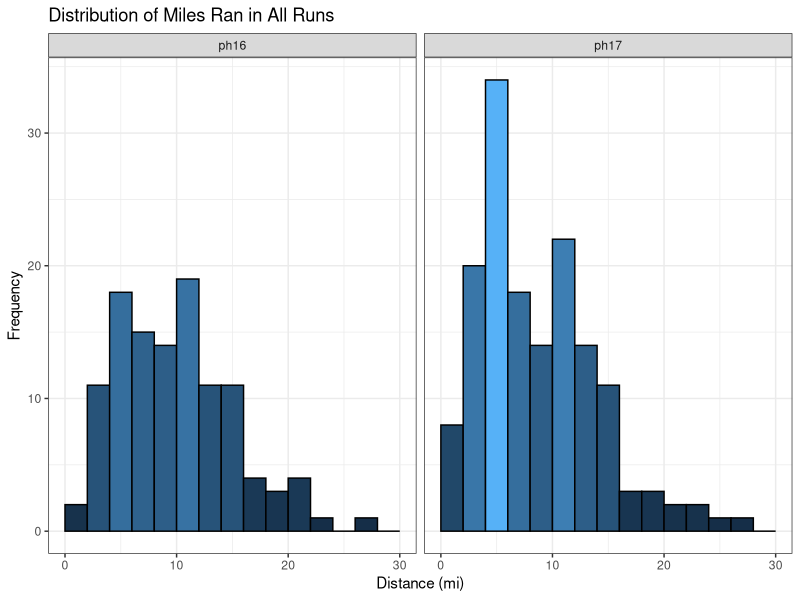
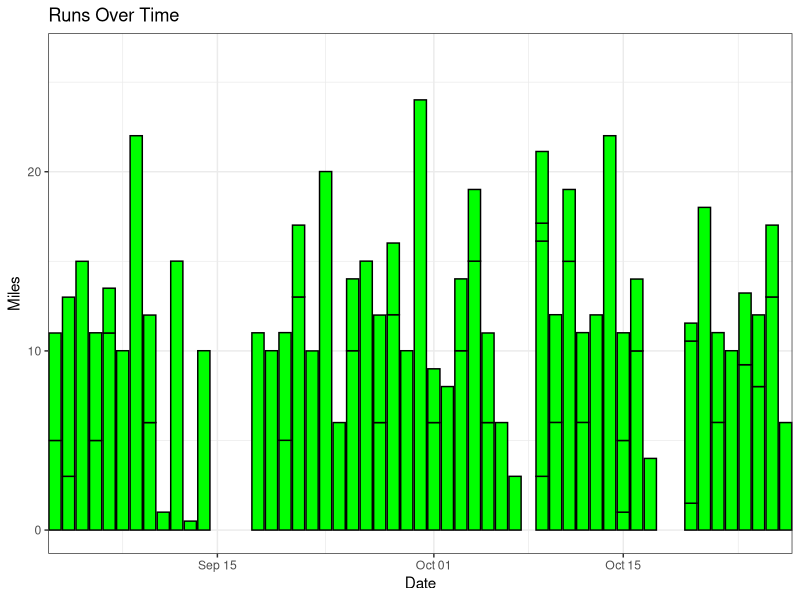
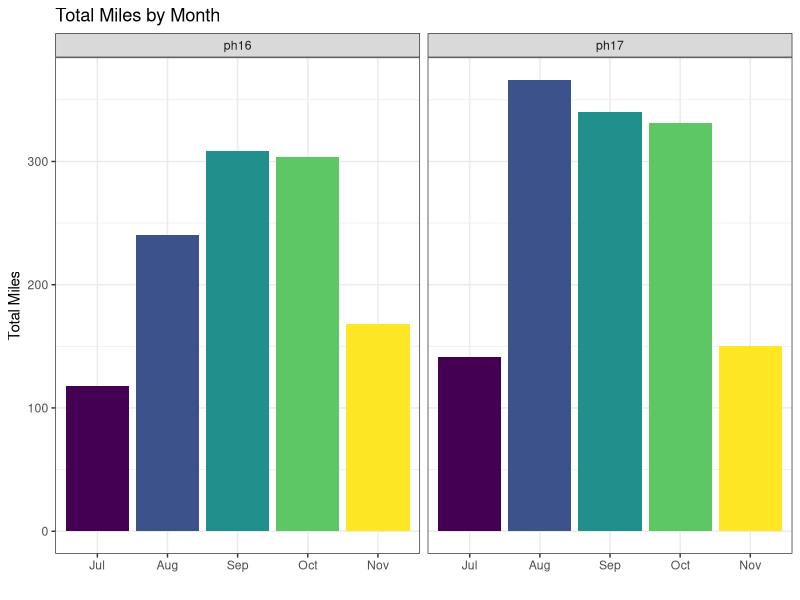
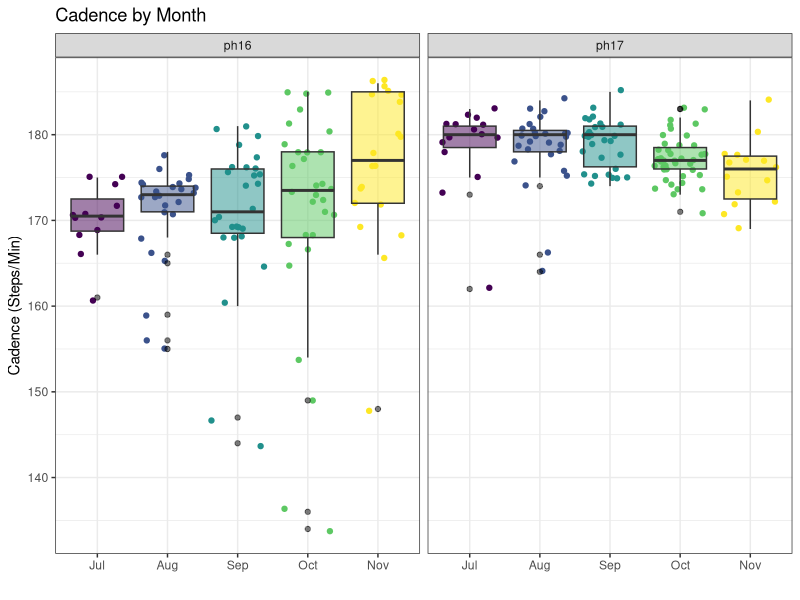
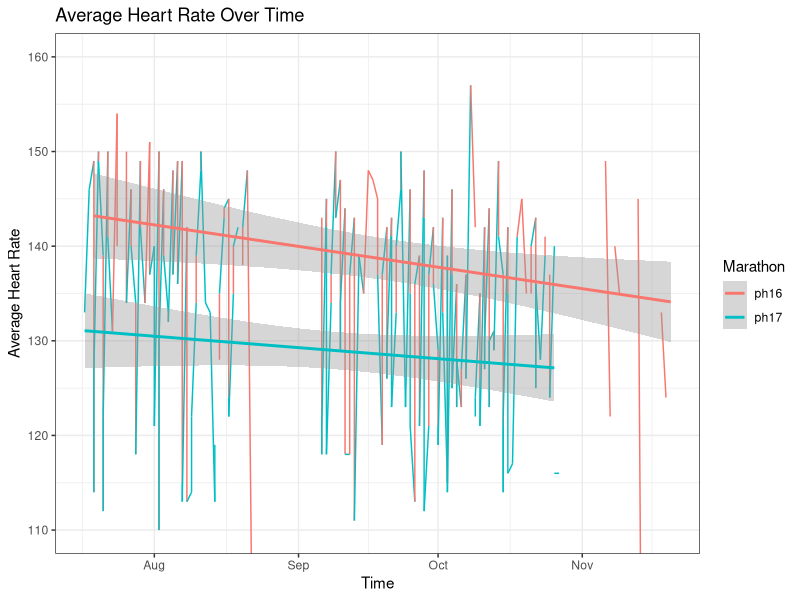
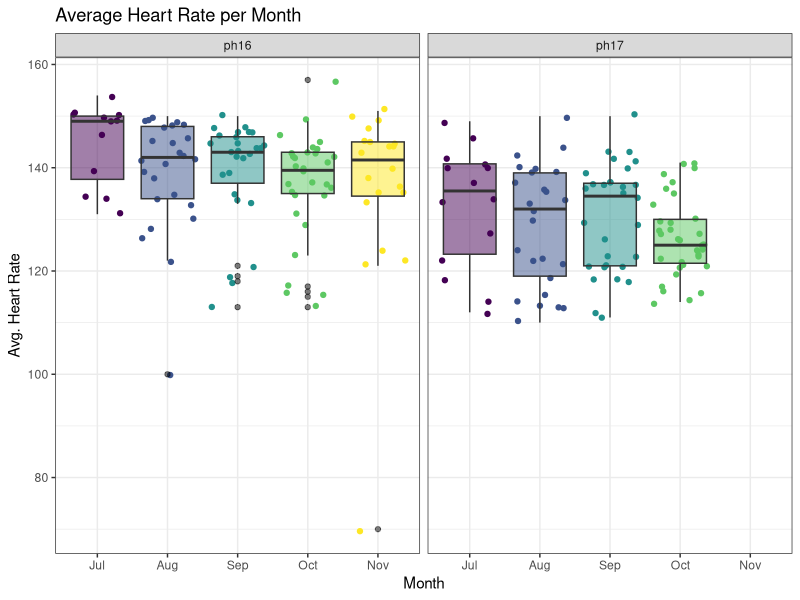
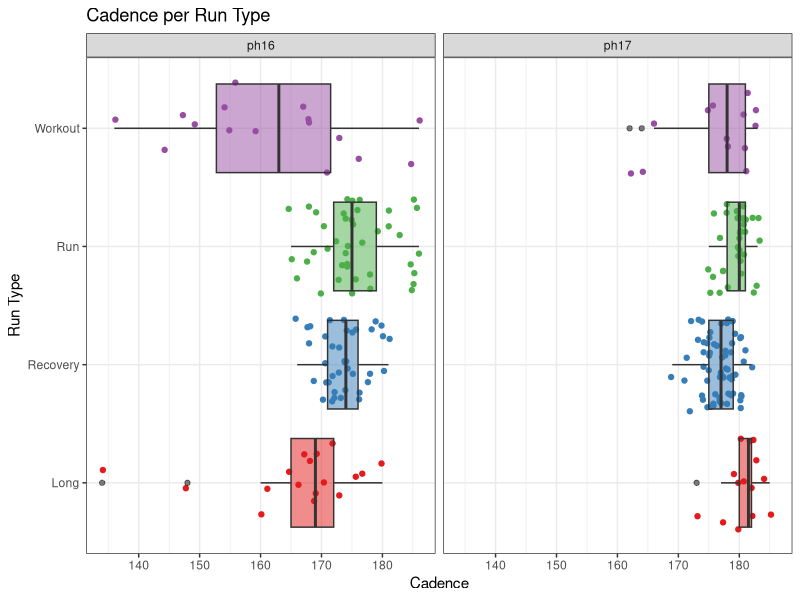
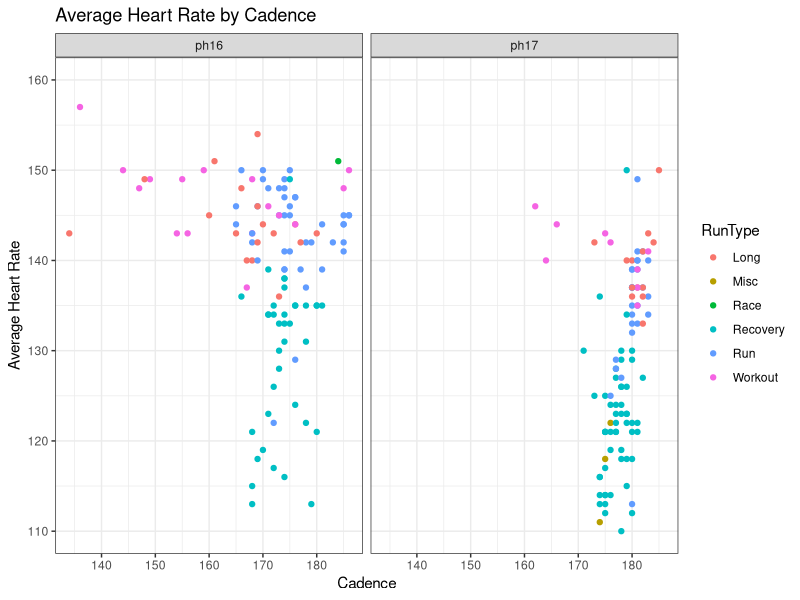

R code for these plots, in order:
## ---- chunk 1
library(tidyverse) # data cleaning and manipulation
library(ggplot2) # plotting
library(lubridate) # dates
library(RColorBrewer) # plotting
library(magrittr) # pipe operations

## load in data files for both races
philly17 <- read.csv("../../Data/2017/cleanedMarathonTrainingData_philly17.csv", stringsAsFactors = F)
philly16 <- read.csv("../../Data/2016/cleanedMarathonTrainingData_philly16.csv", stringsAsFactors = F)

# random missing month value?
philly16[17,"Month"] <- "Aug"

## combine into 1 dataset and remove redundant row
philly <- rbind(philly16,philly17)
philly %<>% select(-X)

glimpse(philly)

table(philly$Marathon)
## ---- chunk 2
philly %<>%
  mutate(# make POSIXct again
         Time = as.POSIXct(Time),
         Avg.Pace = as.POSIXct(Avg.Pace),
         Best.Pace = as.POSIXct(Best.Pace),
         Date = as.POSIXct(Date),
         StartTime = as.POSIXct(StartTime),
         # make Month an ordered factor
         Month = factor(Month, ordered = TRUE, 
                        levels = c("Jul","Aug","Sep","Oct","Nov")))
## ---- chunk 3
#distance histogram
ggplot(data = philly, aes(x = Distance)) + 
  geom_histogram(binwidth = 2, aes(fill = ..count..), colour = "black", boundary = 2) +
  theme_bw() + 
  scale_x_continuous(limits = c(0, 30)) +
  xlab("Distance (mi)") + 
  ylab("Frequency") + 
  ggtitle("Distribution of Miles Ran in All Runs") + 
  guides(fill = FALSE) +
  facet_grid(~ Marathon)
## ---- chunk 4
cat("2017 Runs: ")
table(philly$RunCat[philly$Marathon=="ph17"])
cat("2016 Runs: ")
table(philly$RunCat[philly$Marathon=="ph16"])
## ---- chunk 5
philly %>%
  filter(RunCat == "Misc")
## ---- chunk 6
philly %>%
  filter(Marathon == "ph17") %>%
  ggplot(aes(Date, Distance)) + 
    geom_bar(stat="identity", fill = "green", colour = "black") +
    theme_bw() + 
    xlab("Date") + 
    ylab("Miles") + 
    ggtitle("Runs Over Time") +
    guides(fill = FALSE) +
    coord_cartesian(xlim = c(as.POSIXct("2017-09-05", format = "%Y-%m-%d"),
                             as.POSIXct("2017-10-25", format = "%Y-%m-%d")))
## ---- chunk 7
cat("2017 Runs: ")
philly %>% filter(Marathon == "ph17") %>%
  select(Distance) %>%
  summarize(mean = mean(Distance), median = median(Distance), StdDev = sd(Distance),
            Min = min(Distance), Max = max(Distance), Count = n())
cat("2016 Runs: ")
philly %>% filter(Marathon == "ph16") %>%
  select(Distance) %>%
  summarize(mean = mean(Distance), median = median(Distance), StdDev = sd(Distance),
            Min = min(Distance), Max = max(Distance), Count = n())
## ---- chunk 8
#miles by month bars
ggplot(philly, aes(Month, Distance, fill = Month)) + 
  geom_bar(stat="identity") +
  theme_bw() + 
  xlab("") + 
  ylab("Total Miles") + 
  guides(fill=FALSE) +
  ggtitle("Total Miles by Month") +
  facet_grid( ~ Marathon)
## ---- chunk 9
#avg. cadence grouped by month
ggplot(data = philly, aes(Month, Avg.Cadence)) + 
  geom_jitter(aes(colour = Month)) +
  geom_boxplot(aes(fill = Month), outlier.colour = "black", alpha = 0.5) +
  theme_bw() + 
  xlab("") + 
  ylab("Cadence (Steps/Min)") + 
  theme(legend.position = "none") + 
  ggtitle("Cadence by Month") + 
  facet_grid(~ Marathon)
## ---- chunk 10
philly %>%
  #filter(Marathon == "ph16") %>%
  ggplot(data = , aes(as.POSIXct(paste(month(Date),'/',day(Date), sep=""),format="%m/%d"), Avg.HR)) + 
    geom_line(aes(group=1, colour = Marathon)) +
    geom_smooth(method = "lm", se = T, aes(colour = Marathon)) + 
    theme(axis.text.x = element_blank()) +
    theme_bw() +
    xlab("Time") + 
    ylab("Average Heart Rate") + 
    ggtitle("Average Heart Rate Over Time") + 
    coord_cartesian(ylim = c(110, 160))
## ---- chunk 11
#avg. HR grouped by month
ggplot(data = philly, aes(Month, Avg.HR)) + 
  geom_jitter(aes(colour = Month)) +
  geom_boxplot(aes(fill = Month), outlier.colour = "black", alpha = 0.5) + 
  theme_bw() +
  theme(legend.position = "none") + 
  xlab("Month") + 
  ylab("Avg. Heart Rate") + 
  ggtitle("Average Heart Rate per Month") + facet_grid(~ Marathon)
## ---- chunk 12
#avg. cadence grouped by month
philly %>%
  filter(RunType != "Race",
         RunType != "Misc") %>%
  ggplot(aes(RunType, Avg.Cadence)) + 
    geom_jitter(aes(colour = RunType)) +
    geom_boxplot(aes(fill = RunType), outlier.colour = "black", alpha = 0.5) +
    theme_bw() +
    theme(legend.position = "none") + 
    scale_colour_brewer(palette = "Set1") +
    scale_fill_brewer(palette = "Set1") +
    xlab("Run Type") + 
    ylab("Cadence") + 
    guides(fill=FALSE) +
    coord_flip() + 
    ggtitle("Cadence per Run Type") +
    facet_grid(~ Marathon)
  
## ---- chunk 13
ggplot(data = philly, aes(Avg.Cadence, Avg.HR)) + 
  geom_point(aes(colour = RunType), na.rm = TRUE) +
  theme_bw() +
  xlab("Cadence") + 
  ylab("Average Heart Rate") + 
  scale_y_continuous(limits = c(110, 160)) +
  ggtitle("Average Heart Rate by Cadence") + 
  facet_grid(~Marathon)
## ---- chunk 14
#avg. cadence grouped by month
philly %>%
  filter(RunType != "Race",
         RunType != "Misc") %>%
  ggplot(aes(RunType, Avg.HR)) + 
    geom_jitter(aes(colour = RunType)) +
    geom_boxplot(aes(fill = RunType), outlier.colour = "black", alpha = 0.5) +
    theme_bw() +
    theme(legend.position = "none") + 
    xlab("Run Type") + 
    ylab("Avg Heart Rate") + 
    guides(fill=FALSE) +
    coord_flip() + 
    ggtitle("Average Heart Rate per Run Type") + 
    facet_grid(~Marathon)
## ---- chunk 15
philly %>%
  filter(Marathon == "ph17") %>%
  arrange(desc(Avg.HR)) %>%
  select("Name","Date","Distance","Avg.HR","Max.HR") %>%
  head(1)
  #philly[which.max(philly[philly$Marathon =="ph17",]$Avg.HR),] %>%
  #select("Name","Date","Distance","Avg.HR","Max.HR")
## ---- chunk 16
philly %>%
  filter(RunType != "Race",
         RunType != "Misc") %>%
  ggplot(aes(as.POSIXct(paste(month(Date),'/',day(Date), sep=""),format="%m/%d"),
                            Avg.Pace, colour = RunType)) + 
    geom_point() +
    geom_smooth(fill = NA) +  
    theme_bw() +
    theme(axis.text.x = element_blank(), axis.text.y = element_blank()) +
    xlab("Date") + 
    ylab("Average Pace (mile/minute)") + 
    ggtitle("Average Pace Over Time") + 
    labs(caption="") + 
    facet_grid(~Marathon)
## ---- chunk 17
philly %>%
  filter(Marathon == "ph17",
         RunType != "Race",
         RunType != "Misc") %>%
  ggplot(aes(Date, Avg.Pace, colour = RunType)) + 
    geom_point() +
    geom_smooth(fill = NA) +  
    theme_bw() +
    theme(legend.position = "none", axis.text.x = element_blank(), axis.text.y = element_blank()) +   
    xlab("Date") + 
    ylab("Average Pace (mile/minute)") + 
    ggtitle("Average Pace Over Time") + 
    labs(caption="") + 
    facet_grid(RunType~.)
## ---- chunk 18
table(philly$RunType)

philly %>%
  filter(RunType != "Race",
         RunType != "Misc") %>%
  ggplot(aes(RunType,(Avg.Cadence*((hour(Time)*60)+
                                     (minute(Time))+(second(Time)/60))))) + 
    geom_bar(aes(fill = RunType), stat = "identity") +
    theme_bw() + 
    xlab("Run Type") + 
    ylab("Steps") + 
    guides(fill=FALSE) +
    ggtitle("Total Steps Taken by Run Type") +
    facet_grid(~Marathon)
## ---- chunk 19
philly %>%
  filter(RunType != "Race",
         RunType != "Misc") %>%
  ggplot(aes(Elev.Gain, Avg.HR)) + 
    geom_point(aes(colour = RunType), na.rm = TRUE) +
    geom_smooth(fill = NA, na.rm = TRUE) +
    theme_bw() + 
    xlab("Elevation Gain (ft.)") + 
    ylab("Average Heart Rate (BPM)") +
    scale_y_continuous(limits = c(110, 160)) +
    ggtitle("Average Heart Rate by Elevation Gain") +
    facet_grid(~Marathon)
## ---- chunk 20
philly %>%
  filter(RunType != "Race",
         RunType != "Misc") %>%
  ggplot(aes(RunType, Max.HR)) + 
    geom_jitter(aes(colour = RunType)) +
    geom_boxplot(aes(fill = RunType), outlier.colour = "black", alpha = 0.5) +
    theme_bw() +
    theme(legend.position = "none") +   
    xlab("Run Type") + 
    ylab("Max Heart Rate (BPM)") + 
    ggtitle("Max Heart Rate by Run Type") +
    facet_grid(~Marathon)
